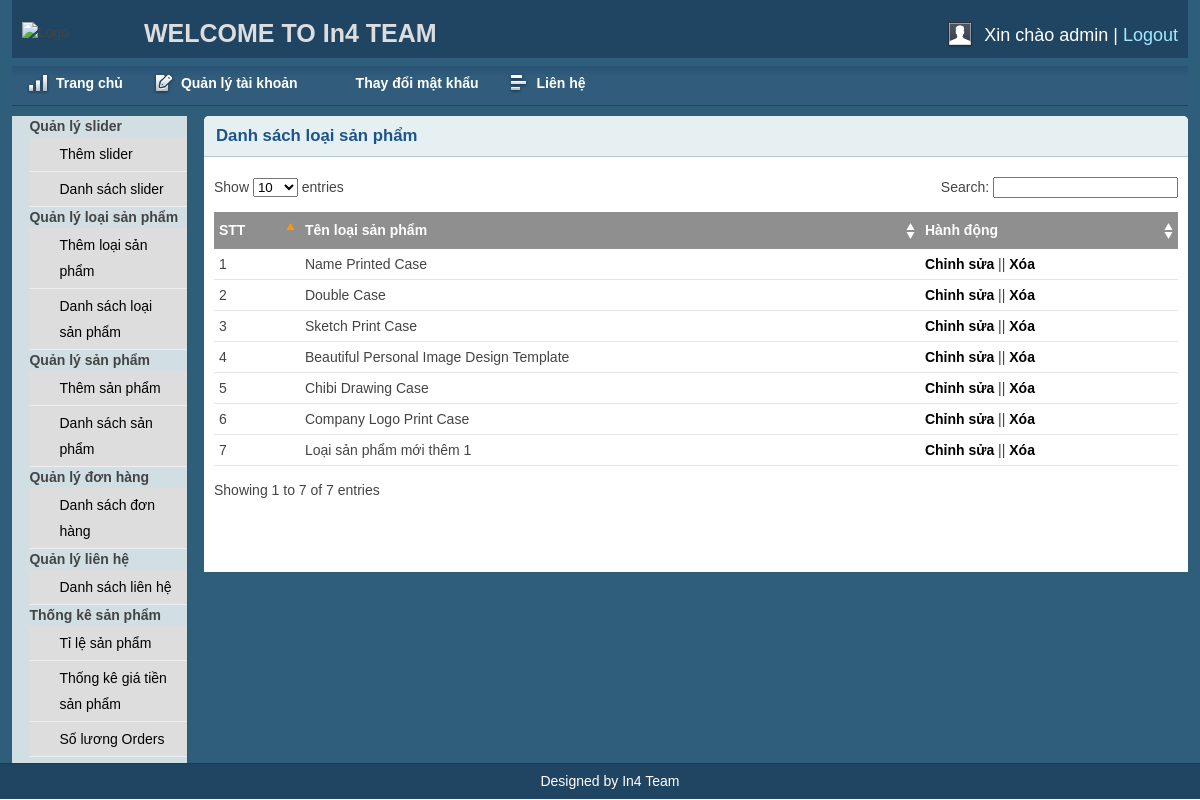
Screenshot of /admin/catlist.php (signed in) with the database file from the repository.
### tables this page shows
CREATE TABLE `category` (
  `id` int(11) NOT NULL,
  `cate_name` varchar(255) NOT NULL,
  `status` int(11) NOT NULL DEFAULT 1
);

### lib/database.php (called while the page is built, shortened)
<?php
	class Database{
		public $host = "localhost";
		public $user = "root";
		public $pass = "";
		public $dbname = "shopcase";
		public $link ;
		public function connectDB(){
			$this->link = new mysqli($this->host,$this->user,$this->pass,$this->dbname);
		}
		public function select($query){
			$result = $this->link->query($query) or die($this->link->error.__LINE__);
			if($result->num_rows > 0){
				return $result;
			}else{
				return false;
			}
		}
	}
?>

### model/mcategory.php (called while the page is built, shortened)
<?php
	$url = $_SERVER['REQUEST_URI'];
	if (strlen(strstr($url,"admin")) > 0) {
		include_once"../lib/database.php";
	}else{
		include_once"./lib/database.php";
	}
?>
<?php
	class category{
		public static function get_category(){
			$db = new Database();
			$query = "select * from category order by id";
			$ketqua = $db->select($query);
			return $ketqua;
		}
	}
?>

### admin/catlist.php (the view, shortened to what this page needs)
<?php include 'inc/header.php';?>
<?php include 'inc/sidebar.php';?>
<?php
	include"../model/mcategory.php";
?>
<div class="grid_10">
	<div class="box round first grid">
		<h2>Danh sách loại sản phẩm </h2>
		<div class="block">
			<table class="data display datatable" id="example">
			<thead>
				<tr>
					<th>STT</th>
					<th>Tên loại sản phẩm</th>
					<th>Hành động</th>
				</tr>
			</thead>
			<tbody>
			<?php
				$get_category = category::get_category();
				if($get_category):
					$i = 0;
					while($ketqua = $get_category->fetch_assoc()):
						$i++;
			?>
				<tr class="gradeX odd">
					<td><?=$i?></td>
					<td><?=$ketqua['cate_name']?></td>
					<td><a href="catedit.php?catid=<?=$ketqua['id']?>">Chỉnh sửa</a> || <a onclick="return confirm('Bạn có muốn loại sản phẩm này không?')" href="?delid=<?=$ketqua['id']?>">Xóa</a></td>
				</tr>
			<?php endwhile; endif; ?>
			</tbody>
		</table>
		</div>
	</div>
</div>
<?php include 'inc/footer.php';?>

### admin/css/layout.css (style rules this page uses)
body { background: #fff none repeat scroll 0 0; color: #444; font-size: 14px; padding: 0; }
a { color: #000; font-weight: bold; text-decoration: none; }
h1, h2, h3, h4, h5, h6 { line-height: 1.2em; margin-bottom: .3em; }
h2 { margin-top: 1em; }
.box { background: #fff; margin-bottom: 20px; padding: 10px 10px 10px 10px; margin-left: -8px; }
.box.grid { padding-bottom: 40px; }
.box.round { -moz-border-radius: 5px 5px 0px 0px; -webkit-border-radius: 5px 5px 0px 0px; border-radius: 5px 5px 0px 0px; }
.box h2 { font-size: 1.2em; font-weight: bold; color: #1B548D; background: #E6F0F3; margin: -10px -10px 0 -10px; padding: 10px 12px; border-bottom: 1px solid #B3CBD6; -moz-border-radius: 5px 5px 0px 0px; -webkit-border-radius: 5px 5px 0px 0px; border-radius: 5px 5px 0px 0px; }
.box.first { min-height: 406px; }
.block { padding-top: 20px; }
.block { padding-bottom: 1px; }
table.display { margin: 0 auto; clear: both; width: 100%; }
.sorting_asc { background: #8f8f8f url(../img/table/sort_asc.png) no-repeat center right; padding: 8px 5px; text-align: left; color: #fff; }
.sorting { background: #8f8f8f url(../img/table/sort_both.png) no-repeat center right; padding: 8px 5px; text-align: left; color: #fff; }
tr.odd { height: 30px; line-height: 30px; border-bottom: 1px solid #e6e6e6; }
tr.even { height: 30px; line-height: 30px; border-bottom: 1px solid #e6e6e6; }
tr.odd td, tr.even td { padding-left: 5px; }

### rows the page displays
category: cate_name "Name Printed Case"
category: cate_name "Double Case"
category: cate_name "Sketch Print Case"
category: cate_name "Beautiful Personal Image Design Template"
category: cate_name "Chibi Drawing Case"
category: cate_name "Company Logo Print Case"
category: cate_name "Loại sản phẩm mới thêm 1"

### other values shown
Session::get('name') "admin"
